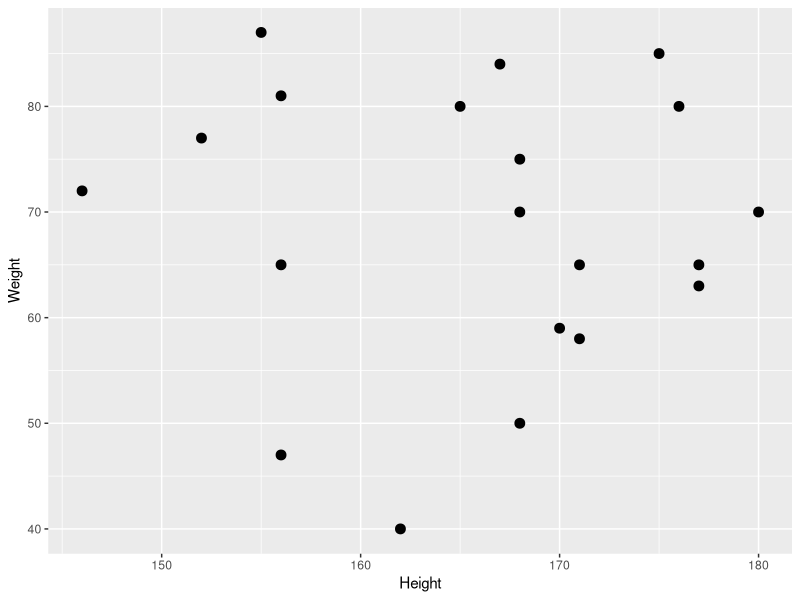

The R source for this figure:
library(readxl)
library(ggplot2)
library(dplyr)
#predict weight using height and age.

data = read_xlsx("HeightWeightSmall.xlsx")
length(data)
colnames(data)
data = select(data, -c(ID, Age))
ggplot (data, aes (x = Height, y = Weight)) +  geom_point(size = 3)

split = floor(0.8*nrow(data))

train_index = sample(seq_len(nrow(data)), size = split)
train.x = data[train_index,]
test.x =  data[-train_index,]
#removing dependant vars
depvars =  names(train.x) %in% c("Weight")
train.x = train.x[!depvars]
test.x = test.x[!depvars]

train.y = data$Weight[train_index]
test.y = data$Weight[-train_index]


predict = function(train.x, train.y, K, newData){
  distance = c()
  for (i in 1:nrow(train.x)){
    distance[i][1] = abs(train.x$Height[i]-newData)
  }
  #adding distance to the dataframe
  train.x$Weight = train.y
  train.x$EuclideanDistance = distance
  train = train.x
  colnames(train) = c("Height", "Weight", "EuclideanDistance")
  ordered.train = train[order(train$EuclideanDistance),][1:K,]
  
  mean.y = mean(ordered.train$Weight)
  
  return (mean.y)
}

K = 3
error = 0
for (i in 1:nrow(test.x)){
  pred = predict(train.x, train.y, K, as.numeric(test.x[i,]))
  real = test.y[i]
  error = error + abs(pred-real)
  print(round(c(pred, real, abs(pred-real)),2))
}

cat("ABS ERROR:", error/nrow(test.x))
sprintf("ABS ERROR: %f", error/nrow(test.x))
